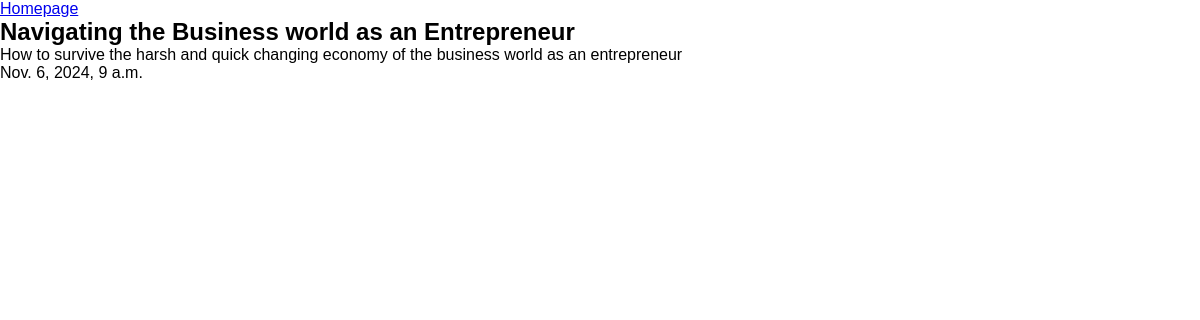
Screenshot of /events/navigating-the-business-world-as-an-entrepreneur/ with the database file from the repository.
### events/models.py (models this page shows, shortened)
class Event(models.Model):
    title                               = models.CharField(max_length=200)
    slug                               = models.SlugField(unique=True)
    description                = models.TextField()
    date                              = models.DateTimeField()
    location                       = models.CharField(max_length=300)
    category                     = models.ForeignKey(Category, on_delete=models.CASCADE)
    organizer                    = models.ForeignKey(User, on_delete=models.CASCADE)
    max_participants    = models.PositiveIntegerField(null=True, blank=True)
    created_at                 = models.DateTimeField(auto_now_add=True)

### events/views.py (the view)
# urls.py: path("<slug:slug>/", views.event_view, name="view_event"),
def event_view(request: HttpRequest, slug):
    event = get_object_or_404(Event, slug=slug)
    return render(request, "view.html", { "event": event })

### events/templates/view.html (shortened to what this page needs)
{% extends 'layout.html' %}
{% block body %}
<a href="{% url 'home_page' %}">Homepage</a>
<article>
    <h2>{{ event.title }}</h2>
    <p>{{ event.description }}</p>
    <p>{{ event.date }}</p>
</article>
{% endblock %}

### static/css/styles.css (style rules this page uses)
* { margin: 0; padding: 0; box-sizing: border-box; font-family: Verdana, Geneva, Tahoma, sans-serif; }

### rows the page displays
Event: title "Navigating the Business world as an Entrepreneur", description "How to survive the harsh and quick changing economy of the business world as an entrepreneur", date "Nov. 6, 2024, 9 a.m."
